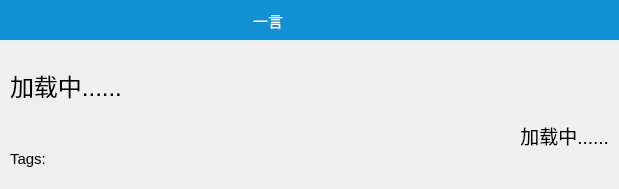
<?xml version="1.0" encoding="UTF-8"?>
<ui version="4.0">
 <class>yiyanDialog</class>
 <widget class="QDialog" name="yiyanDialog">
  <property name="geometry">
   <rect>
    <x>0</x>
    <y>0</y>
    <width>619</width>
    <height>189</height>
   </rect>
  </property>
  <property name="windowTitle">
   <string>Dialog</string>
  </property>
  <property name="styleSheet">
   <string notr="true"/>
  </property>
  <layout class="QVBoxLayout" name="verticalLayout" stretch="20,100">
   <property name="spacing">
    <number>0</number>
   </property>
   <property name="leftMargin">
    <number>0</number>
   </property>
   <property name="topMargin">
    <number>0</number>
   </property>
   <property name="rightMargin">
    <number>0</number>
   </property>
   <item>
    <widget class="QWidget" name="widget" native="true">
     <property name="minimumSize">
      <size>
       <width>0</width>
       <height>40</height>
      </size>
     </property>
     <property name="maximumSize">
      <size>
       <width>16777215</width>
       <height>40</height>
      </size>
     </property>
     <property name="styleSheet">
      <string notr="true">background:#1191d3;</string>
     </property>
     <layout class="QGridLayout" name="gridLayout">
      <property name="leftMargin">
       <number>0</number>
      </property>
      <property name="topMargin">
       <number>0</number>
      </property>
      <property name="rightMargin">
       <number>0</number>
      </property>
      <property name="bottomMargin">
       <number>0</number>
      </property>
      <item row="0" column="0">
       <layout class="QHBoxLayout" name="horizontalLayout" stretch="30,2,2">
        <item>
         <widget class="ClickLabel" name="label">
          <property name="font">
           <font>
            <pointsize>11</pointsize>
           </font>
          </property>
          <property name="styleSheet">
           <string notr="true">color:#ffffff</string>
          </property>
          <property name="text">
           <string>一言</string>
          </property>
          <property name="alignment">
           <set>Qt::AlignmentFlag::AlignCenter</set>
          </property>
         </widget>
        </item>
        <item>
         <widget class="ClickLabel" name="label_5">
          <property name="styleSheet">
           <string notr="true">ClickLabel{
image:url(&quot;:/res/refech.png&quot;);
}
ClickLabel:hover{
background:rgb(255, 58, 58);
}</string>
          </property>
          <property name="text">
           <string/>
          </property>
         </widget>
        </item>
        <item>
         <widget class="ClickLabel" name="label_2">
          <property name="styleSheet">
           <string notr="true">ClickLabel{
image:url(&quot;:/res/cha.png&quot;);
}
ClickLabel:hover{
background:rgb(255, 58, 58);
}</string>
          </property>
          <property name="text">
           <string/>
          </property>
         </widget>
        </item>
       </layout>
      </item>
     </layout>
    </widget>
   </item>
   <item>
    <layout class="QVBoxLayout" name="verticalLayout_3" stretch="3,1,0">
     <property name="leftMargin">
      <number>10</number>
     </property>
     <property name="topMargin">
      <number>10</number>
     </property>
     <property name="rightMargin">
      <number>10</number>
     </property>
     <property name="bottomMargin">
      <number>10</number>
     </property>
     <item>
      <widget class="RollingLabel" name="label_3">
       <property name="font">
        <font>
         <pointsize>18</pointsize>
        </font>
       </property>
       <property name="text">
        <string>加载中......</string>
       </property>
      </widget>
     </item>
     <item>
      <widget class="RollingLabel" name="label_4">
       <property name="font">
        <font>
         <pointsize>14</pointsize>
        </font>
       </property>
       <property name="text">
        <string>加载中......</string>
       </property>
       <property name="alignment">
        <set>Qt::AlignmentFlag::AlignRight|Qt::AlignmentFlag::AlignTrailing|Qt::AlignmentFlag::AlignVCenter</set>
       </property>
      </widget>
     </item>
     <item>
      <widget class="QLabel" name="show_tags">
       <property name="font">
        <font>
         <pointsize>11</pointsize>
        </font>
       </property>
       <property name="text">
        <string>Tags:</string>
       </property>
      </widget>
     </item>
    </layout>
   </item>
  </layout>
 </widget>
 <customwidgets>
  <customwidget>
   <class>ClickLabel</class>
   <extends>QLabel</extends>
   <header>../../../../src/ClickLabel/ClickLabel.h</header>
  </customwidget>
  <customwidget>
   <class>RollingLabel</class>
   <extends>QLabel</extends>
   <header>../../../../src/RollingLabel/RollingLabel.h</header>
  </customwidget>
 </customwidgets>
 <resources/>
 <connections/>
</ui>
